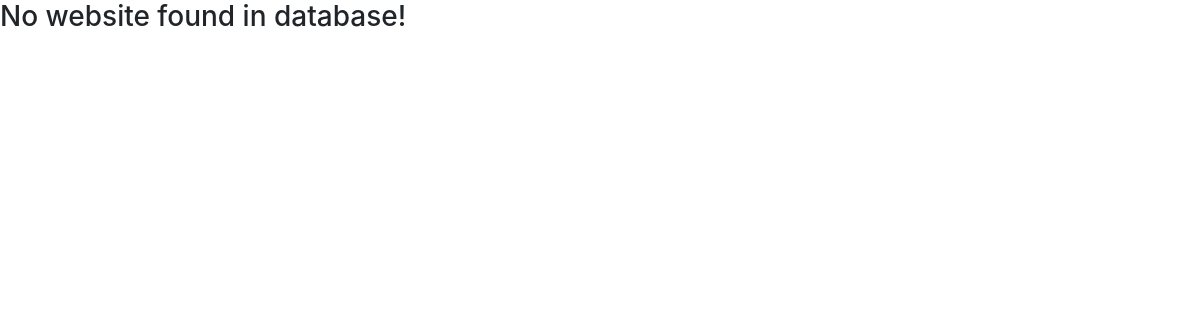
Page /websites/ on the earlier database version.
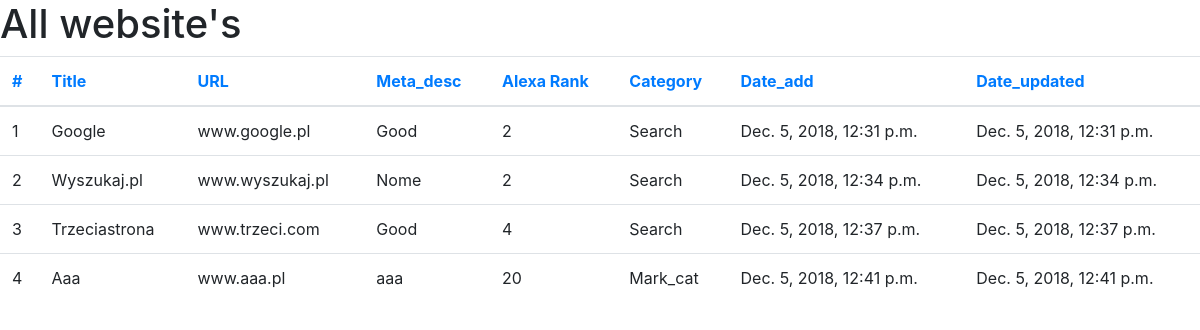
Same page on the later database version.
### scraper/models.py (models this page shows, shortened)
class Website(models.Model):
    url = models.CharField(max_length=1000)
    title = models.CharField(max_length=1000)
    meta_description = models.CharField(max_length=1000)
    alexa_rank = models.IntegerField()
    category = models.ForeignKey(WebsiteCategory, on_delete=models.CASCADE)
    date_added = models.DateTimeField(auto_now_add=True)
    date_updated = models.DateTimeField(auto_now=True)

class WebsiteCategory(models.Model):
    name = models.CharField(max_length=1000)
    description = models.CharField(max_length=10000)
    date_added = models.DateTimeField(auto_now_add=True)
    date_updated = models.DateTimeField(auto_now=True)
    count = models.IntegerField()
    def __str__(self):
        return self.name

### scraper/views.py (the view)
# urls.py: path("websites/", WebsiteListView.as_view(), name="WebsiteListView"),
class WebsiteListView(ListView):
    template_name = 'scraper/website_list.html'
    context_object_name = "website_list"
    paginate_by = 8
    def get_queryset(self):
        if self.request.GET.get('filter'):
            filter_val = self.request.GET.get('filter')
            order = self.request.GET.get('order_by', 'id')
            new_context = Website.objects.filter(
                category=filter_val,
                ).order_by(order)
            return new_context
        else:
            order = self.request.GET.get('order_by', 'id')
            new_context = Website.objects.all().order_by(order)
            return new_context
    def get_context_data(self, **kwargs):
        context = super(WebsiteListView, self).get_context_data(**kwargs)
        context['filter'] = self.request.GET.get('filter')
        context['order_by'] = self.request.GET.get('order_by', 'id')
        return context

### templates/scraper/website_list.html (shortened to what this page needs)
<!DOCTYPE html>
<html lang="en">
<head>
    <link rel="stylesheet" href="https://stackpath.bootstrapcdn.com/bootstrap/4.1.3/css/bootstrap.min.css"
>
</head>
<body>
{% if website_list %}
    <h1>All website's</h1>
    <table class="table" id="movie">
        <thead>
        <tr>
            <th scope="col"><a href="?order_by=id">#</a></th>
            <th scope="col"><a href="?order_by=title">Title</a></th>
            <th scope="col"><a href="?order_by=url">URL</a></th>
            <th scope="col"><a href="?order_by=meta_description">Meta_desc</a></th>
            <th scope="col"><a href="?order_by=alexa_rank">Alexa Rank</a></th>
            <th scope="col"><a href="?order_by=category">Category</a></th>
            <th scope="col"><a href="?order_by=date_added">Date_add</a></th>
            <th scope="col"><a href="?order_by=date_updated">Date_updated</a></th>
        </tr>
        </thead>
        <tbody>
        {% for website in website_list %}
            <tr>
                <td>{{ website.id }}</td>
                <td>{{ website.title }}</td>
                <td>{{ website.url }}</td>
                <td>{{ website.meta_description }}</td>
                <td>{{ website.alexa_rank }}</td>
                <td>{{ website.category }}</td>
                <td>{{ website.date_added }}</td>
                <td>{{ website.date_updated }}</td>
            </tr>
        {% endfor %}
        </tbody>
    </table>
{% else %}
    <h3>No website found in database!</h3>
{% endif %}
</body>
</html>

Differences in the rows shown:
added Website: id "1", title "Google", url "www.google.pl", meta_description "Good", alexa_rank "2", category "Search", date_added "Dec. 5, 2018, 12:31 p.m.", date_updated "Dec. 5, 2018, 12:31 p.m."
added Website: id "2", title "Wyszukaj.pl", url "www.wyszukaj.pl", meta_description "Nome", alexa_rank "2", category "Search", date_added "Dec. 5, 2018, 12:34 p.m.", date_updated "Dec. 5, 2018, 12:34 p.m."
added Website: id "3", title "Trzeciastrona", url "www.trzeci.com", meta_description "Good", alexa_rank "4", category "Search", date_added "Dec. 5, 2018, 12:37 p.m.", date_updated "Dec. 5, 2018, 12:37 p.m."
added Website: id "4", title "Aaa", url "www.aaa.pl", meta_description "aaa", alexa_rank "20", category "Mark_cat", date_added "Dec. 5, 2018, 12:41 p.m.", date_updated "Dec. 5, 2018, 12:41 p.m."
Other differences:
text no longer shown: "No website found in database!"
text now shown: "All website's # Title URL Meta_desc Alexa Rank Category Date_add Date_updated"
